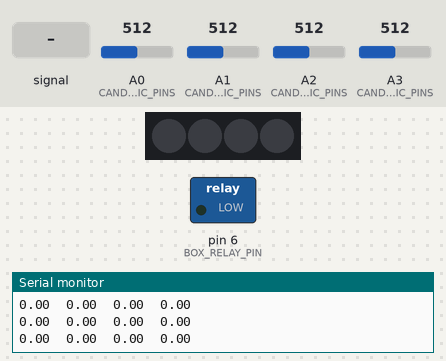
This program was run on a simulated Arduino Nano, built with avr-gcc and run on an emulated ATmega328P. Shown: 4 RGB LEDs in strip order, left to right, switched loads named in the program (green lamp = pin HIGH), the last lines printed to the serial monitor. The inputs (shaded band) are chosen by the test bench; at power-on: A0 (CANDLE_MIC_PINS) = 512, A1 (CANDLE_MIC_PINS) = 512, A2 (CANDLE_MIC_PINS) = 512, A3 (CANDLE_MIC_PINS) = 512. Dim RGB values are drawn brighter than linear; the strip is taken to match the declared colour order.

Above: at 3.2 s.
3.3 s: A0 (CANDLE_MIC_PINS) fed a 200 Hz sine of ±255 counts around its level
At 3.87 s:
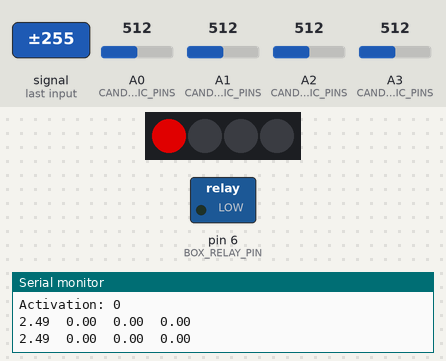
6.3 s: A1 (CANDLE_MIC_PINS) fed a 200 Hz sine of ±255 counts around its level
At 6.83 s:
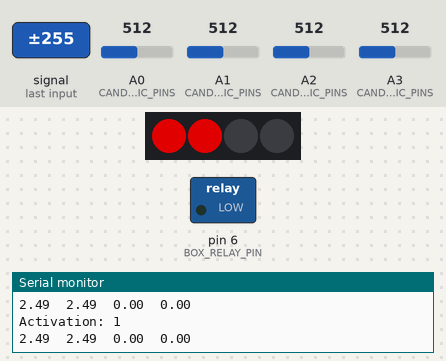
9.3 s: A2 (CANDLE_MIC_PINS) fed a 200 Hz sine of ±255 counts around its level
At 9.74 s:
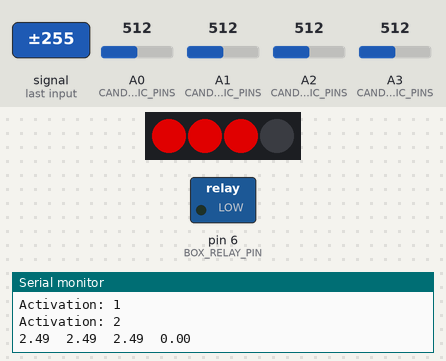
12.3 s: A3 (CANDLE_MIC_PINS) fed a 200 Hz sine of ±255 counts around its level
At 12.71 s:
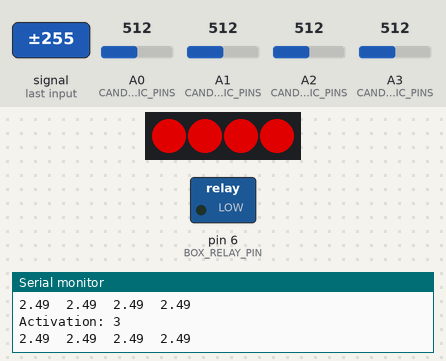
15.3 s: A0 (CANDLE_MIC_PINS) set to 716
At 15.84 s:
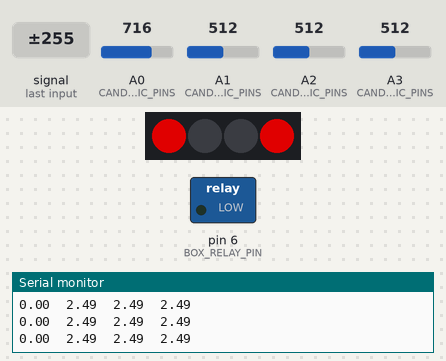
18.3 s: A1 (CANDLE_MIC_PINS) set to 716
At 18.73 s:
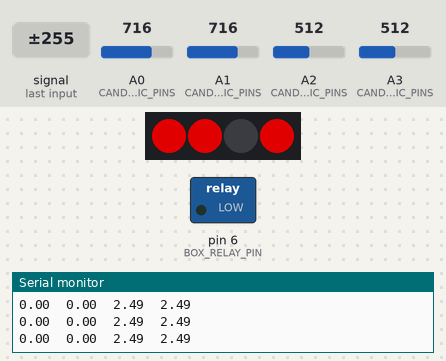
Timing chart, 0 to 22.3 s (numbered marks = the images above; inputs shaded):
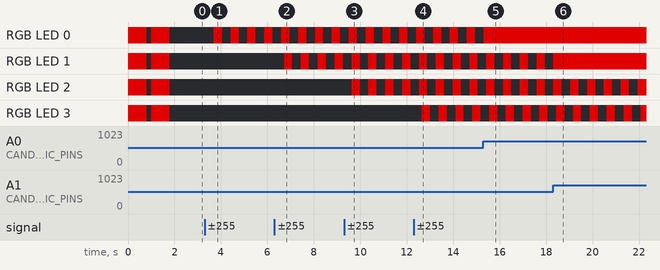

The program:

main.cpp
```cpp
#include <Adafruit_NeoPixel.h>
#include <Arduino.h>
#include <CircularBuffer.h>

/**
 * Set to true to print voltage values from the mics
 * in an Arduino Serial Plotter compatible format.
 */
const bool PRINT_CANDLE_VOLTS = true;

/**
 * Mics activation sensitivity configuration.
 */
const int SAMPLE_WINDOW_MS = 30;
const double PEAK_PEAK_THRESHOLD_VOLTS = 0.8;
const int PEAK_PEAK_THRESHOLD_NUM = 3;

const int NUM_CANDLES = 4;

const int CANDLE_MIC_PINS[NUM_CANDLES] = {
    A0, A1, A2, A3
};

const int BOX_RELAY_PIN = 6;

bool candleActivationStates[NUM_CANDLES] = {
    false, false, false, false
};

const int CANDLE_ACTIVATION_KEY[NUM_CANDLES] = {
    2, 3, 0, 1
};

const int VOLTS_BUF_SIZE = 25;

CircularBuffer<int, NUM_CANDLES> candleActivationBuf;
CircularBuffer<double, VOLTS_BUF_SIZE> voltsBufs[NUM_CANDLES];

const uint16_t LED_NUM = NUM_CANDLES;
const uint16_t LED_PIN = 8;
const uint8_t LED_BRIGHTNESS = 160;
const uint32_t COLOR_FIRE = Adafruit_NeoPixel::Color(255, 0, 0);

Adafruit_NeoPixel ledStrip = Adafruit_NeoPixel(
    LED_NUM,
    LED_PIN,
    NEO_RGB + NEO_KHZ800);

void lockRelay(int pin)
{
    digitalWrite(pin, LOW);
}

void openRelay(int pin)
{
    digitalWrite(pin, HIGH);
}

void initRelays()
{
    pinMode(BOX_RELAY_PIN, OUTPUT);
    lockRelay(BOX_RELAY_PIN);
}

void initLeds()
{
    ledStrip.begin();
    ledStrip.setBrightness(LED_BRIGHTNESS);
    ledStrip.clear();
    ledStrip.show();
}

void refreshLeds()
{
    ledStrip.clear();

    for (int i = 0; i < NUM_CANDLES; i++) {
        if (candleActivationStates[i]) {
            ledStrip.setPixelColor(i, COLOR_FIRE);
        }
    }

    ledStrip.show();
}

void showLedStartEffect()
{
    const int delayFillMs = 800;
    const int delayClearMs = 200;
    const int numLoops = 2;

    for (int i = 0; i < numLoops; i++) {
        ledStrip.fill(COLOR_FIRE);
        ledStrip.show();
        delay(delayFillMs);
        ledStrip.clear();
        ledStrip.show();
        delay(delayClearMs);
    }
}

void clearActivation()
{
    if (!candleActivationBuf.isEmpty()) {
        Serial.println(F("Clearing activation buffer"));
    }

    candleActivationBuf.clear();
}

void resetIfAllOut()
{
    for (int i = 0; i < NUM_CANDLES; i++) {
        if (candleActivationStates[i] == true) {
            return;
        }
    }

    clearActivation();
    lockRelay(BOX_RELAY_PIN);
}

bool isValidActivation()
{
    if (candleActivationBuf.size() < NUM_CANDLES) {
        return false;
    }

    for (int i = 0; i < NUM_CANDLES; i++) {
        if (candleActivationBuf[i] != CANDLE_ACTIVATION_KEY[i]) {
            return false;
        }
    }

    return true;
}

void pushActivation(int idx)
{
    if (candleActivationBuf.available() > 0) {
        Serial.print(F("Activation: "));
        Serial.println(idx);
        candleActivationBuf.push(idx);
    }

    if (candleActivationBuf.available() == 0 && isValidActivation()) {
        Serial.println(F("Opening box relay"));
        openRelay(BOX_RELAY_PIN);
    }
}

bool isMicActivated(int micIdx)
{
    if (voltsBufs[micIdx].size() < PEAK_PEAK_THRESHOLD_NUM) {
        return false;
    }

    int activeCounter = 0;

    for (int i = voltsBufs[micIdx].size() - 1; i >= 0; i--) {
        if (voltsBufs[micIdx][i] >= PEAK_PEAK_THRESHOLD_VOLTS) {
            activeCounter++;
        }

        if (activeCounter >= PEAK_PEAK_THRESHOLD_NUM) {
            return true;
        }
    }

    return false;
}

void checkMics()
{
    for (int i = 0; i < NUM_CANDLES; i++) {
        if (!isMicActivated(i)) {
            continue;
        }

        if (candleActivationStates[i] == true) {
            candleActivationStates[i] = false;
        } else {
            candleActivationStates[i] = true;
            pushActivation(i);
        }

        voltsBufs[i].clear();
    }

    resetIfAllOut();
}

double readPeakToPeakVolts(int pin)
{
    const int maxAnalogVal = 1024;

    unsigned long startMillis = millis();

    int signalMax = 0;
    int signalMin = 1024;
    int sample;

    while ((millis() - startMillis) < SAMPLE_WINDOW_MS) {
        sample = analogRead(pin);

        if (sample >= maxAnalogVal) {
            continue;
        }

        if (sample > signalMax) {
            signalMax = sample;
        } else if (sample < signalMin) {
            signalMin = sample;
        }
    }

    int peakToPeak = signalMax - signalMin;
    double volts = (peakToPeak * 5.0) / 1024;

    return volts;
}

void sampleMics()
{
    double volts;

    for (int i = 0; i < NUM_CANDLES; i++) {
        volts = readPeakToPeakVolts(CANDLE_MIC_PINS[i]);
        voltsBufs[i].push(volts);

        if (PRINT_CANDLE_VOLTS && i < (NUM_CANDLES - 1)) {
            Serial.print(volts);
            Serial.print("\t");
        } else if (PRINT_CANDLE_VOLTS) {
            Serial.println(volts);
        }
    }
}

void setup()
{
    Serial.begin(9600);

    clearActivation();
    initRelays();
    initLeds();

    showLedStartEffect();

    Serial.println(F(">> Starting candles program"));
}

void loop()
{
    sampleMics();
    checkMics();
    refreshLeds();
}
```

Measured:
- after the input at 3.3 s, RGB LED 0: alternates RGB(160, 0, 0) for 0.36 s and off for 0.36 s, starting after 0.39 s
